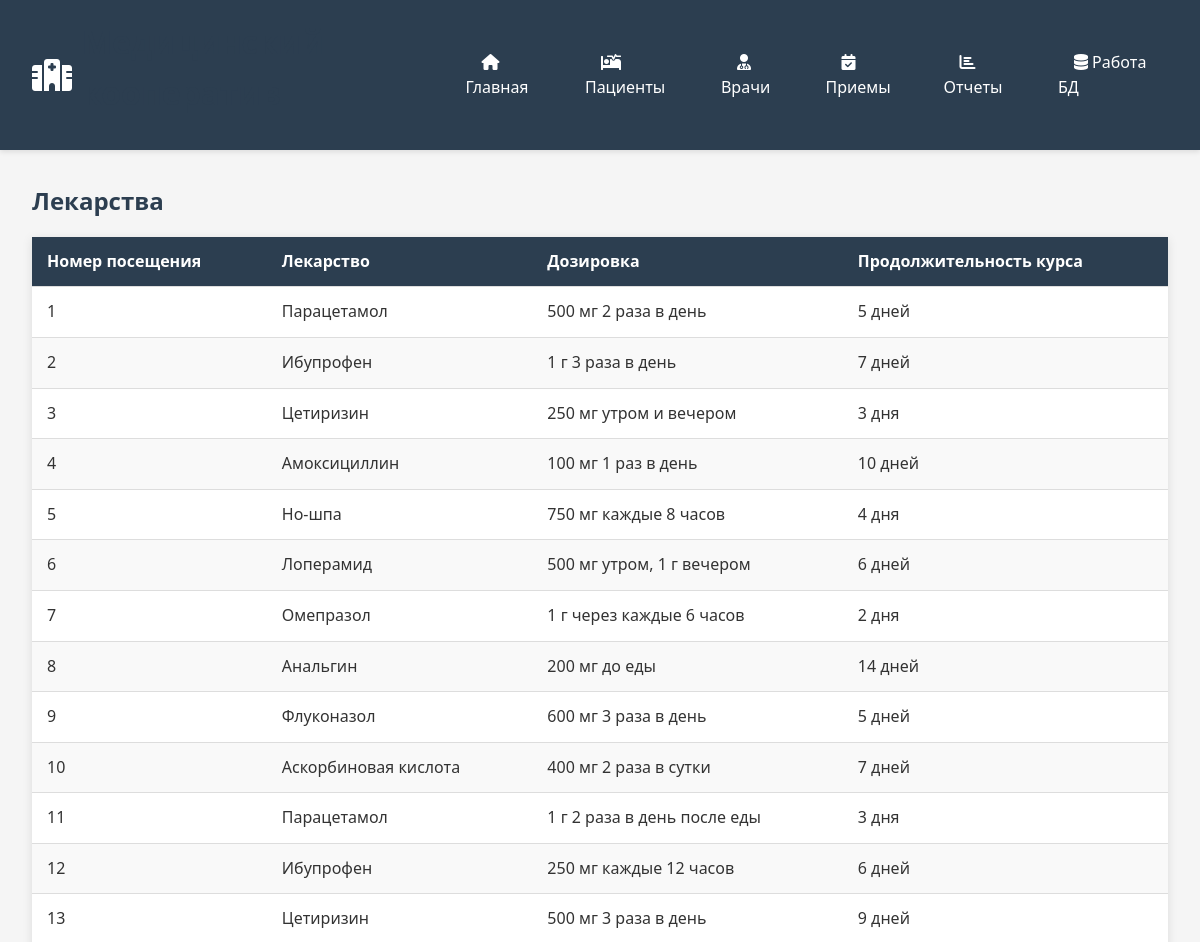
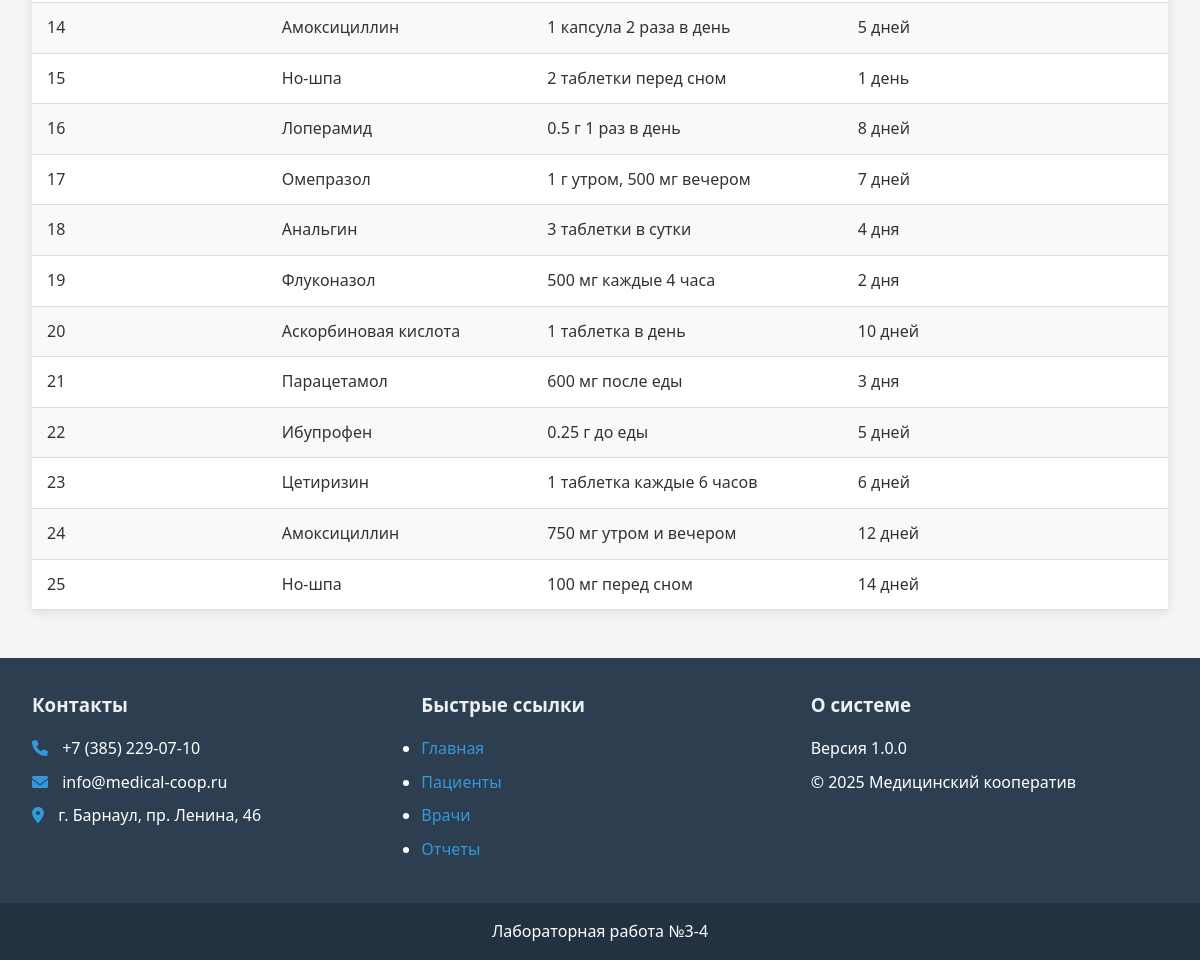
Page /pages/name_of_the_medicine/name_of_the_medicine.php on the committed database (2 pictures, top to bottom).
### tables this page shows
CREATE TABLE `name_of_the_medicine` (
  `id` int(11) NOT NULL,
  `visit` int(11) DEFAULT NULL,
  `medicine` int(11) DEFAULT NULL,
  `dosage` varchar(50) DEFAULT NULL,
  `duration_of_admission` varchar(50) DEFAULT NULL
);

CREATE TABLE `medicine` (
  `id` int(11) NOT NULL,
  `name` varchar(50) DEFAULT NULL,
  `application` text DEFAULT NULL,
  `action` text DEFAULT NULL,
  `effect` text DEFAULT NULL
);

### pages/name_of_the_medicine/name_of_the_medicine.php (the view)
<?php
require_once '../../includes/header.php';
require_once '../../includes/config.php';
$sql = "SELECT n.*, m.name as medicine
        FROM name_of_the_medicine n
        JOIN medicine m ON n.medicine = m.id
        ORDER BY n.id ASC";
$result = $conn->query($sql);
?>
<h2>Лекарства</h2>
<table class="table">
    <thead>
        <tr>
            <th>Номер посещения</th>
            <th>Лекарство</th>
            <th>Дозировка</th>
            <th>Продолжительность курса</th>
        </tr>
    </thead>
    <tbody>
        <?php while($row = $result->fetch_assoc()): ?>
        <tr>
            <td><?= htmlspecialchars($row['visit']) ?></td>
            <td><?= htmlspecialchars($row['medicine']) ?></td>
            <td><?= htmlspecialchars($row['dosage']) ?></td>
            <td><?= htmlspecialchars($row['duration_of_admission']) ?></td>
        </tr>
        <?php endwhile; ?>
    </tbody>
</table>
<?php require_once '../../includes/footer.php'; ?>

### css/style.css (style rules this page uses)
:root { --primary-color: #3498db; --secondary-color: #2980b9; --accent-color: #e74c3c; --light-color: #ecf0f1; --dark-color: #2c3e50; --success-color: #2ecc71; --warning-color: #f39c12; --danger-color: #e74c3c; }
* { margin: 0; padding: 0; box-sizing: border-box; font-family: 'Segoe UI', Tahoma, Geneva, Verdana, sans-serif; }
body { background-color: #f5f5f5; color: #333; line-height: 1.6; }
h1, h2, h3 { margin-bottom: 1rem; color: var(--dark-color); }
.table { width: 100%; border-collapse: collapse; margin: 1rem 0; background: white; box-shadow: 0 2px 10px rgba(0,0,0,0.1); }
.table th, .table td { padding: 12px 15px; text-align: left; border-bottom: 1px solid #ddd; }
.table th { background-color: var(--dark-color); color: white; }
.table tr:nth-child(even) { background-color: #f9f9f9; }

### rows in the picture
name_of_the_medicine: visit "1", medicine.name "Парацетамол", dosage "500 мг 2 раза в день", duration_of_admission "5 дней"
name_of_the_medicine: visit "2", medicine.name "Ибупрофен", dosage "1 г 3 раза в день", duration_of_admission "7 дней"
name_of_the_medicine: visit "3", medicine.name "Цетиризин", dosage "250 мг утром и вечером", duration_of_admission "3 дня"
name_of_the_medicine: visit "4", medicine.name "Амоксициллин", dosage "100 мг 1 раз в день", duration_of_admission "10 дней"
name_of_the_medicine: visit "5", medicine.name "Но-шпа", dosage "750 мг каждые 8 часов", duration_of_admission "4 дня"
name_of_the_medicine: visit "6", medicine.name "Лоперамид", dosage "500 мг утром, 1 г вечером", duration_of_admission "6 дней"
name_of_the_medicine: visit "7", medicine.name "Омепразол", dosage "1 г через каждые 6 часов", duration_of_admission "2 дня"
name_of_the_medicine: visit "8", medicine.name "Анальгин", dosage "200 мг до еды", duration_of_admission "14 дней"
name_of_the_medicine: visit "9", medicine.name "Флуконазол", dosage "600 мг 3 раза в день", duration_of_admission "5 дней"
name_of_the_medicine: visit "10", medicine.name "Аскорбиновая кислота", dosage "400 мг 2 раза в сутки", duration_of_admission "7 дней"
name_of_the_medicine: visit "11", medicine.name "Парацетамол", dosage "1 г 2 раза в день после еды", duration_of_admission "3 дня"
name_of_the_medicine: visit "12", medicine.name "Ибупрофен", dosage "250 мг каждые 12 часов", duration_of_admission "6 дней"
name_of_the_medicine: visit "13", medicine.name "Цетиризин", dosage "500 мг 3 раза в день", duration_of_admission "9 дней"
name_of_the_medicine: visit "14", medicine.name "Амоксициллин", dosage "1 капсула 2 раза в день", duration_of_admission "5 дней"
name_of_the_medicine: visit "15", medicine.name "Но-шпа", dosage "2 таблетки перед сном", duration_of_admission "1 день"
name_of_the_medicine: visit "16", medicine.name "Лоперамид", dosage "0.5 г 1 раз в день", duration_of_admission "8 дней"
name_of_the_medicine: visit "17", medicine.name "Омепразол", dosage "1 г утром, 500 мг вечером", duration_of_admission "7 дней"
name_of_the_medicine: visit "18", medicine.name "Анальгин", dosage "3 таблетки в сутки", duration_of_admission "4 дня"
name_of_the_medicine: visit "19", medicine.name "Флуконазол", dosage "500 мг каждые 4 часа", duration_of_admission "2 дня"
name_of_the_medicine: visit "20", medicine.name "Аскорбиновая кислота", dosage "1 таблетка в день", duration_of_admission "10 дней"
name_of_the_medicine: visit "21", medicine.name "Парацетамол", dosage "600 мг после еды", duration_of_admission "3 дня"
name_of_the_medicine: visit "22", medicine.name "Ибупрофен", dosage "0.25 г до еды", duration_of_admission "5 дней"
name_of_the_medicine: visit "23", medicine.name "Цетиризин", dosage "1 таблетка каждые 6 часов", duration_of_admission "6 дней"
name_of_the_medicine: visit "24", medicine.name "Амоксициллин", dosage "750 мг утром и вечером", duration_of_admission "12 дней"
name_of_the_medicine: visit "25", medicine.name "Но-шпа", dosage "100 мг перед сном", duration_of_admission "14 дней"
